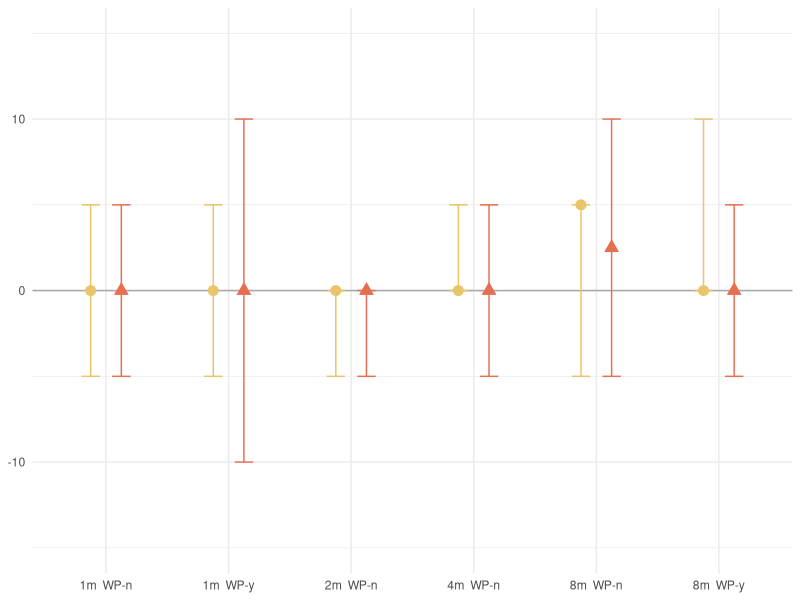
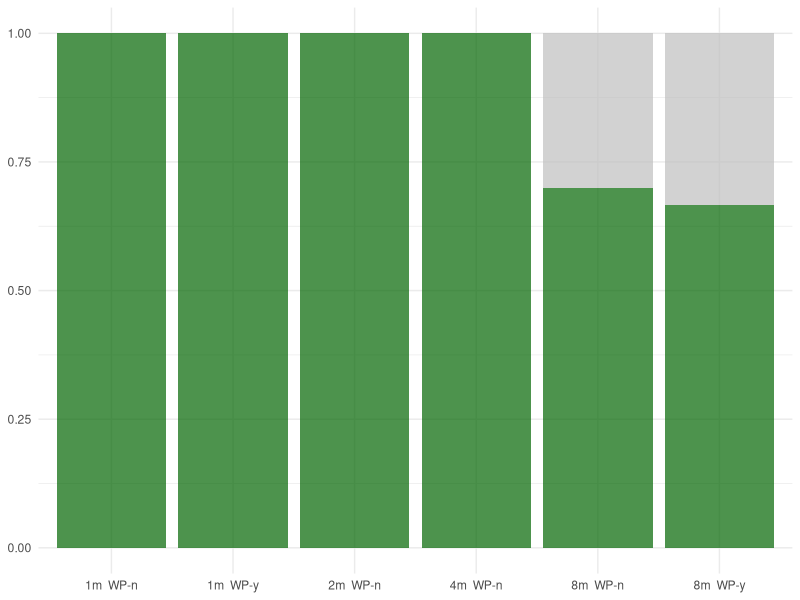
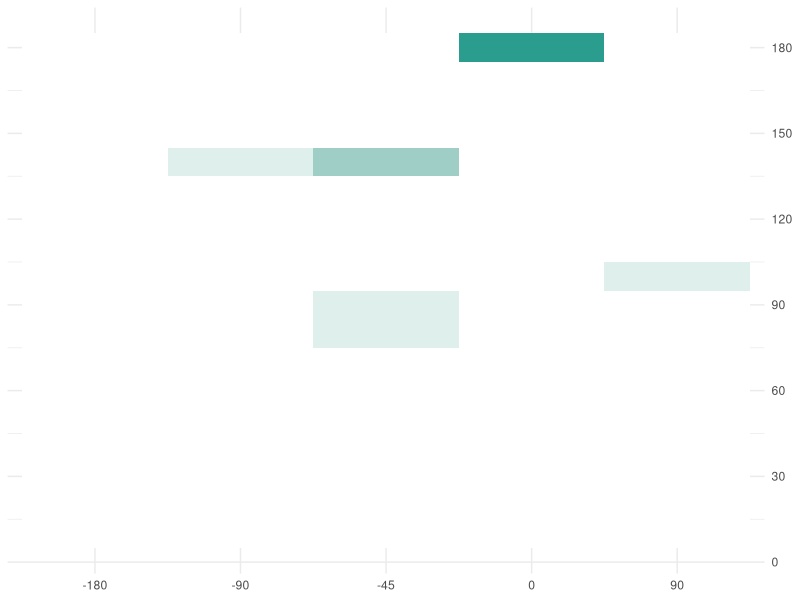
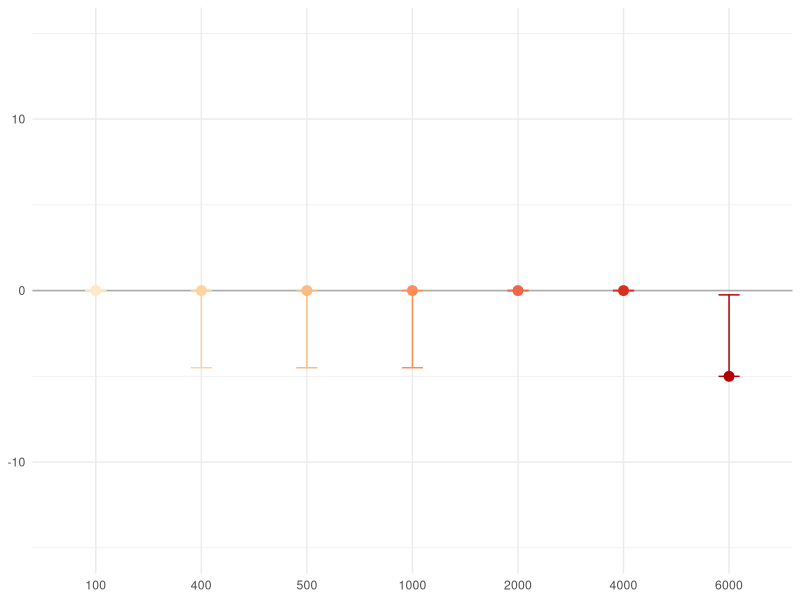
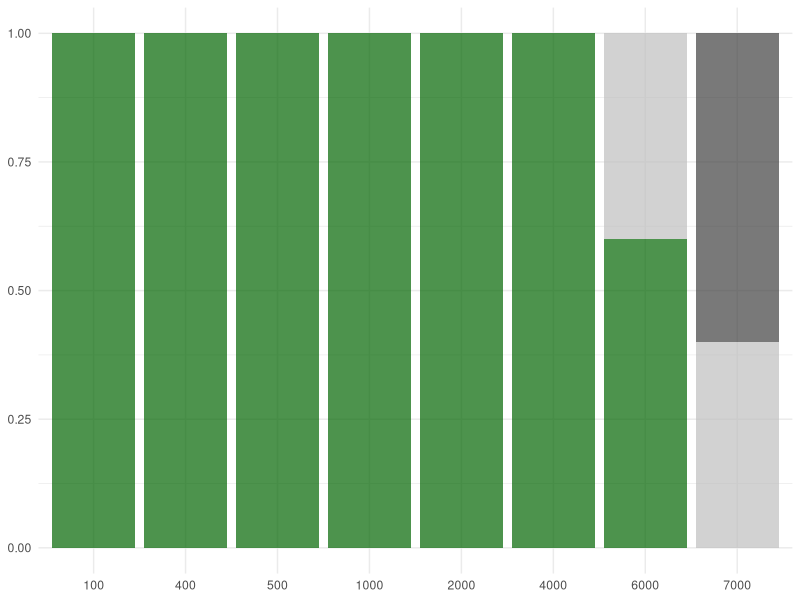
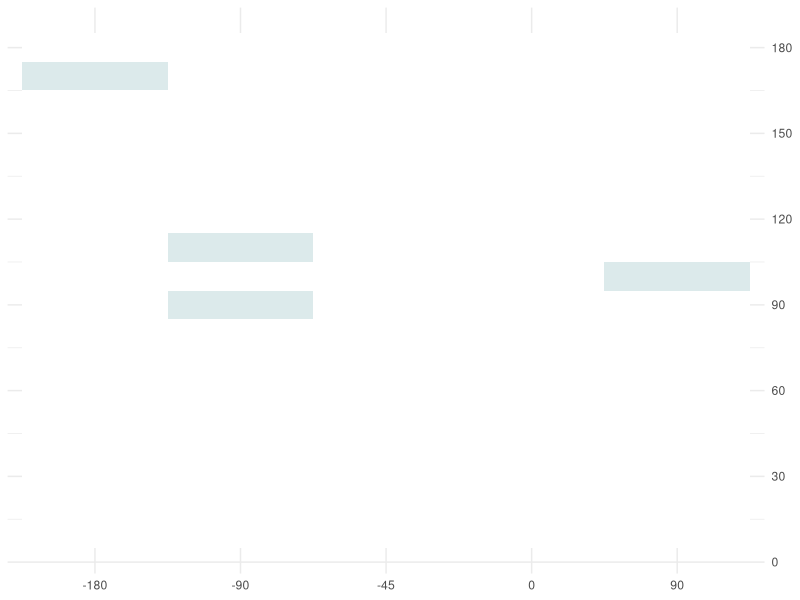
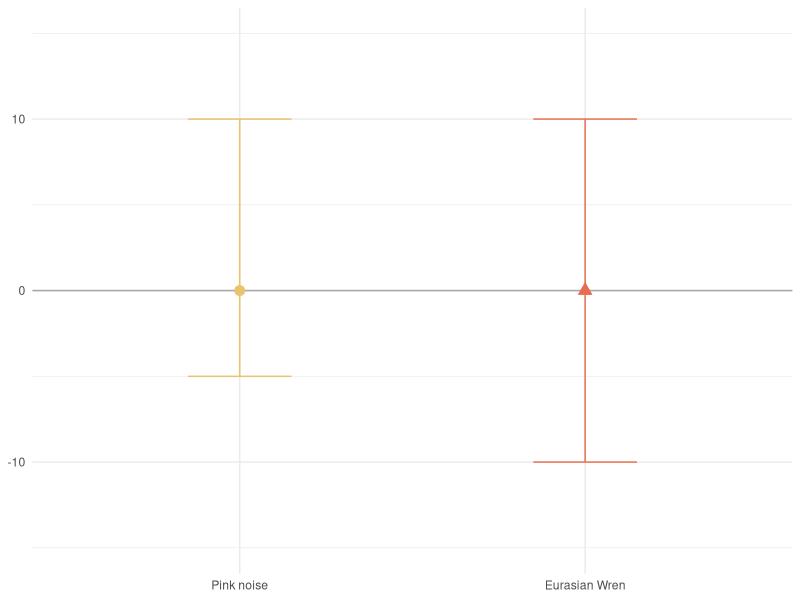
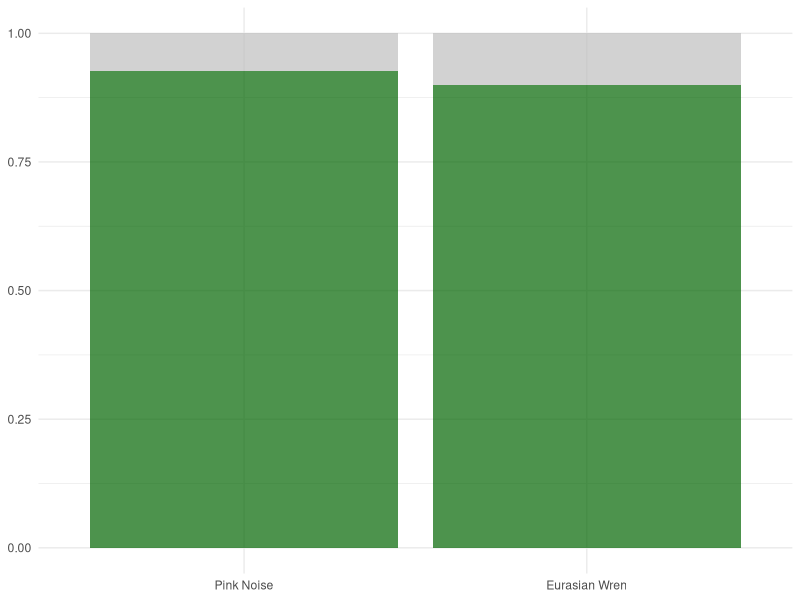

Recreate these plots in R, in order.
########################################################################### .
# Scripts for Analysing the Localisation Accuracy 
#
# Starting from scratch - go to the retired code if you want to generate the old figures
#
# Becky Heath
# rh862@cam.ac.uk
#
# May 2023

##### Load Packages and set working directory #####

library(ggplot2)
library(dplyr)
library(tidyr)
library(RColorBrewer)
library(gridExtra)

setwd(dirname(rstudioapi::getActiveDocumentContext()$path))


##### Set Functions #####
compute_min_max <- function(y) {
  return(c(ymin = min(y), ymax = max(y), y = median(y)))
}




###### Load in Data ########

# Load in true values: 
# Ignore this one for now, will need to experiment with detections, may need to relable
#data <- read.csv("Data/CompleteLabLocalisation/AllTests_LocalisationData_ALLDETECTIONSTESTS.csv")

# Just use this:
dataRaw <- read.csv("Data/CompleteLabLocalisation/AllTestsJustTrueValues-newCategorisation.csv")

# New Categorisations:
# s = sweep 
# y = detection 
# m = missed (s-m = missed sweep)
# a = aliased 
# d = double (indistinguishable top)
# e = extra (first test had an extra test)

# Map to example azimuths

map_values <- c(-180, -90, -45, 0, 90)
names(map_values) <- c(30, 120, 165, -150, -60)

dataO <- dataRaw
dataRaw$True.azimuth <- map_values[as.character(dataRaw$True.azimuth)]


### Distance Tests ####


# get rid of freq-deps and Lab data for now:
data <- dataRaw[dataRaw$Trial != "freq-dep",]
data <- data[data$Trial != "Lab", ]




# Create Coarse Labels
data <- data %>%
  mutate(Trial = case_when(
     Trial == "field" ~ "Field",
#    trial == "IndoorPre" ~ "Lab",
     Trial == "lab-pre" ~ "Lab",
    TRUE ~ Trial  # Keep the original value if no condition matches
  ))

# Collate label
data <- data %>%
  mutate(label = paste0(distance.m, "m ", " WP-", WP.))

data$error <- as.numeric(data$error) # NAs introduced by coersion (OK - they're NA anyway!)

dataStore <- data

# get rid of the situations where a signal was not localised: 
data <- data[!is.na(data$error), ]


# Precision Plots

# subset to just y and y-d
data <- data[data$localised. %in% c("y", "y-d"), ]

ED<- ggplot(data = data, aes(x = label, y = error)) +
  #annotate('rect', ymin = -18, ymax = 18, xmin= -Inf, xmax = Inf, fill = "lightgray", alpha = 0.3)+
  geom_hline(yintercept = 0, color = "darkgray") +
  #geom_jitter(aes(shape = Test.tone), position = position_jitterdodge(0.2)  ,fill = "gray", color = "gray", size = 2, alpha = 0.5) +
  stat_summary(aes(color = Test.tone, shape = Test.tone, fill = Test.tone), fun = "median", geom = "point", size = 3, position = position_dodge(width = 0.5)) +
  stat_summary(aes(color = Test.tone), fun.data = compute_min_max, geom = "errorbar", width = 0.3, position = position_dodge(width = 0.5)) +
  labs(x = "Group", y = "Angle Error") +
  scale_color_manual(values = c("#e9c46a", "#e76f51")) +
  scale_shape_manual(values = c(21, 24)) +
  scale_fill_manual(values = c("#e9c46a", "#e76f51")) +
  theme_minimal() +
  ylim(-15, 15) +
  theme(legend.position = "none") +
  theme(axis.title.x = element_blank(), axis.title.y = element_blank())

ED

ggsave(filename = "Figures/NewLocalisationTests/DistanceTests-NL-Summary.png", plot = last_plot(), width = 6, height = 4, dpi = 300)


## Recall Plots 

data <- dataStore


# Set Groupings 
data$localised.[data$localised. == "y-d"] <- "y"
data$localised.[data$localised. == "d"] <- "a"
data$localised.[data$localised. == "e"] <- "y"

# Get rid of the sweeps for now
data <- data[data$localised. != "s", ]
data <- data[data$localised. != "s-m", ]

# Define the possible localisation? descriptors
possible_labels <- c("y", "a", "m")


# Calculate the count and proportion of each label within each group
proportions <- data %>%
  group_by(label, localised.) %>%
  summarise(count = n()) %>%
  ungroup() %>%
  complete(label, localised. = possible_labels, fill = list(count = 0)) %>%
  group_by(label) %>%
  mutate(proportion = count / sum(count))

# Fill up missing variables: 
proportions <- proportions %>%
  group_by(label) %>%
  mutate(label = ifelse(is.na(label), max(label, na.rm = TRUE), label)) %>%
  ungroup()


setOrder <- c("y", "a", "m")
proportions$localised. <- factor(proportions$localised., levels = setOrder)



# Set the order as before
setOrder <- c("1m  WP-n","1m  WP-y","2m  WP-n","4m  WP-n","8m  WP-n","8m  WP-y")
proportions$label <- factor(proportions$label, levels = setOrder)


# Plot results! 
RD <- ggplot(data = proportions, aes(x=label, y= proportion, fill = localised.))+
  geom_col(alpha = 0.7, position = position_stack(reverse=TRUE))+
  scale_fill_manual(values = c("darkgreen","grey", "grey25"),
                    name = " ",
                    labels = c("Detected", "Non Primary", "Missed"))+
  labs(x= "", y = "Proportion") +
  theme_minimal()+
  theme(legend.position = "none") +
  theme(axis.title.x = element_blank(), axis.title.y = element_blank())
RD

ggsave(filename = "Figures/NewLocalisationTests/DistanceRecall-NL-Summary.png", plot = last_plot(), width = 6, height = 4, dpi = 300)


# Heatmaps

# Full Grid: 
all_groups <- c(-180, -90, -45, 0, 90)
all_bins <- 1:18

complete_grid <- expand.grid(True.Azimuth = all_groups, Aliaised.Bins = all_bins)


data <- data[data$localised. == "a", ]

# Put into Bins
data$Aliaized.Bins <- cut(data$Aliaized.Error, breaks = seq(0, 180, 10), include.lowest = TRUE, labels = FALSE)

# Create a table of counts for heatmap
heatmap_data <- as.data.frame(table(data$True.azimuth, data$Aliaized.Bins))

colnames(heatmap_data) <- c("True.Azimuth", "Aliaised.Bins", "Count")

# Join the dataframes
heatmap_data$True.Azimuth <- as.numeric(as.character(heatmap_data$True.Azimuth))
heatmap_data$Aliaised.Bins <- as.numeric(as.character(heatmap_data$Aliaised.Bins))

heatmap_data <- complete_grid %>%
  left_join(heatmap_data, by = c("True.Azimuth", "Aliaised.Bins")) %>%
  replace_na(list(Count = 0))

heatmap_data$True.Azimuth <- as.factor(heatmap_data$True.Azimuth)

heatmap_data$Aliaised.Bins <- heatmap_data$Aliaised.Bins *10

# Plot the heatmap
AD <- ggplot(heatmap_data, aes(x = True.Azimuth, y = Aliaised.Bins, fill = Count)) +
  geom_tile() +
  scale_fill_gradient(low = "white", high = "#2a9d8f", limits = c(0,6)) + 
  labs(y = "Aliaized Azimuth", x = "True Azimuth", fill = "Count") +
  theme_minimal() +
  theme(legend.position = "none") +
  scale_y_continuous(breaks = c(0, 30, 60, 90, 120, 150, 180), position = "right")+
  theme(axis.title.x = element_blank(), axis.title.y = element_blank())

AD




### Frequency-dependent trials: ####

data <- dataRaw[dataRaw$Trial == "freq-dep",]
data$Test.tone <- as.factor(data$Test.tone)
data <- data[!(data$Test.tone %in% c("wren", "pink")), ]


setOrder <- c("100", "400", "500", "1000","2000", "4000", "6000", "7000")
data$Test.tone <- factor(data$Test.tone, levels = setOrder)

dataStore <- data

data$error <- as.numeric(data$error)
data$Aliaized.Azimuth <- as.numeric(data$Aliaized.Azimuth)

# subset to just y and y-d
data <- data[data$localised. %in% c("y", "y-d"), ]

data$Test.tone <- droplevels(data$Test.tone)

# Set up colour map
colour <- brewer.pal(9, "OrRd")
colour_map <- setNames(colour[c(2,3,4,5,6,7,8,9)], levels(data$Test.tone))

EF <- ggplot(data = data, aes(x = Test.tone, y = error)) +
  #annotate('rect', ymin = -18, ymax = 18, xmin= -Inf, xmax = Inf, fill = "lightgray", alpha = 0.15)+
  geom_hline(yintercept = 0, color = "darkgray") +
  #geom_jitter(aes(shape = Test.tone), position = position_jitterdodge(0.2)  ,fill = "gray", color = "gray", size = 2, alpha = 0.5) +
  scale_color_manual(values=colour_map)+
  stat_summary(aes(color = Test.tone, fill = Test.tone), fun = "median", geom = "point", size = 3) +
  stat_summary(aes(color = Test.tone), fun.data = "median_hilow", geom = "errorbar", width = 0.2) +
  labs(x = "Group", y = "Angle Difference") +
  theme_minimal() +
  ylim(-15, 15) +
  theme(legend.position = "none") +
  #scale_x_discrete(labels=c("100" = "100Hz", "400" = "400 Hz", "500" = "500Hz", "1000" = "1000Hz", "2000" = "2000Hz", "4000"= "4000Hz", "6000" = "6000Hz"))+
  theme(axis.title.x = element_blank(), axis.title.y = element_blank())

EF


ggsave(filename = "Figures/NewLocalisationTests/FrequencyTests-NL-Summary.png", plot = last_plot(), width = 6, height = 4, dpi = 300)


# Recall Chart: 

data <- dataStore

data$localised.[data$localised. == "y-d"] <- "y"
data$localised.[data$localised. == "d"] <- "a"

# Get rid of the sweeps for now
data <- data[data$localised. != "s", ]
data <- data[data$localised. != "s-m", ]

# Define the possible localisation? descriptors
possible_labels <- c("y", "a", "m")


# Calculate the count and proportion of each label within each group
proportions <- data %>%
  group_by(Test.tone, localised.) %>%
  summarise(count = n()) %>%
  ungroup() %>%
  complete(Test.tone, localised. = possible_labels, fill = list(count = 0)) %>%
  group_by(Test.tone) %>%
  mutate(proportion = count / sum(count))

setOrder <- c("y", "a", "m")
proportions$localised. <- factor(proportions$localised., levels = setOrder)

# Plot results! 
RF <- ggplot(data = proportions, aes(x=Test.tone, y= proportion, fill = localised.))+
  geom_col(alpha = 0.7, position = position_stack(reverse=TRUE))+
  scale_fill_manual(values = c("darkgreen","grey", "grey25"),
                    name = " ",
                    labels = c("Detected","Non Primary", "Missed"))+
  labs(x = "Frequency (Hz) or Test Tone", y = "Proportion") +
  theme_minimal()+
  theme(axis.title.x = element_blank(), axis.title.y = element_blank())+
  theme(legend.position = "none", ) #+
  #scale_x_discrete(labels=c("100" = "100Hz", "400" = "400 Hz", "500" = "500Hz", "1000" = "1000Hz", "2000" = "2000Hz", "4000"= "4000Hz", "6000" = "6000Hz", "7000" = "7000Hz"))

RF


ggsave(filename = "Figures/NewLocalisationTests/FrequencyRecall-NL-Summary(noLegend).png", plot = last_plot(), width = 6, height = 4, dpi = 300)


# Heatmap: 

# Full Grid: 
all_groups <- c(-180, -90, -45, 0, 90)
all_bins <- 1:18

complete_grid <- expand.grid(True.Azimuth = all_groups, Aliaised.Bins = all_bins)


data <- data[data$localised. == "a", ]

# Put into Bins
data$Aliaized.Bins <- cut(data$Aliaized.Error, breaks = seq(0, 180, 10), include.lowest = TRUE, labels = FALSE)

# Create a table of counts for heatmap
heatmap_data <- as.data.frame(table(data$True.azimuth, data$Aliaized.Bins))

colnames(heatmap_data) <- c("True.Azimuth", "Aliaised.Bins", "Count")

# Join the dataframes
heatmap_data$True.Azimuth <- as.numeric(as.character(heatmap_data$True.Azimuth))
heatmap_data$Aliaised.Bins <- as.numeric(as.character(heatmap_data$Aliaised.Bins))

heatmap_data <- complete_grid %>%
  left_join(heatmap_data, by = c("True.Azimuth", "Aliaised.Bins")) %>%
  replace_na(list(Count = 0))

heatmap_data$True.Azimuth <- as.factor(heatmap_data$True.Azimuth)

heatmap_data$Aliaised.Bins <- heatmap_data$Aliaised.Bins *10

# Plot the heatmap
AF <- ggplot(heatmap_data, aes(x = True.Azimuth, y = Aliaised.Bins, fill = Count)) +
  geom_tile() +
  scale_fill_gradient(low = "white", high = "turquoise4", limits = c(0,6)) + 
  labs(y = "Aliaized Azimuth", x = "True Azimuth", fill = "Count") +
  theme_minimal() +
  theme(legend.position = "none") +
  scale_y_continuous(breaks = c(0, 30, 60, 90, 120, 150, 180), position = "right")+
  theme(axis.title.x = element_blank(), axis.title.y = element_blank())

AF


# Tone type


# Precision 

data <- dataRaw[dataRaw$Test.tone %in% c("wren", "pink"),]

data$error <- as.numeric(data$error)

ET <- ggplot(data = data, aes(x = Test.tone, y = error)) +
  #annotate('rect', ymin = -18, ymax = 18, xmin= -Inf, xmax = Inf, fill = "lightgray", alpha = 0.3)+
  geom_hline(yintercept = 0, color = "darkgray") +
  #geom_jitter(aes(shape = Test.tone), position = position_jitterdodge(0.2)  ,fill = "gray", color = "gray", size = 2, alpha = 0.5) +
  stat_summary(aes(color = Test.tone, shape = Test.tone, fill = Test.tone), fun = "median", geom = "point", size = 3, position = position_dodge(width = 0.5)) +
  stat_summary(aes(color = Test.tone), fun.data = compute_min_max, geom = "errorbar", width = 0.3, position = position_dodge(width = 0.5)) +
  labs(x = "Group", y = "Angle Error") +
  scale_color_manual(values = c("#e9c46a", "#e76f51")) +
  scale_shape_manual(values = c(21, 24)) +
  scale_fill_manual(values = c("#e9c46a", "#e76f51")) +
  theme_minimal() +
  ylim(-15, 15) +
  theme(legend.position = "none") +
  scale_x_discrete(labels=c("pink" = "Pink noise", "wren" = "Eurasian Wren"))+
  theme(axis.title.x = element_blank(), axis.title.y = element_blank())

ET 

# Test for difference? 
y <- data[data$Test.tone == "wren", ]$error
n <- data[data$Test.tone == "pink", ]$error

result <- wilcox.test(y, n)
print(result)

# Recall 

data$localised.[data$localised. == "y-d"] <- "y"
data$localised.[data$localised. == "d"] <- "a"
data$localised.[data$localised. == "e"] <- "y" # Keep the extra localisations from early tests

# Get rid of the sweeps for now
data <- data[data$localised. != "s", ]
data <- data[data$localised. != "s-m", ]

# Define the possible localisation? descriptors
possible_labels <- c("y", "a", "m")


# Calculate the count and proportion of each label within each group
proportions <- data %>%
  group_by(Test.tone, localised.) %>%
  summarise(count = n()) %>%
  ungroup() %>%
  complete(Test.tone, localised. = possible_labels, fill = list(count = 0)) %>%
  group_by(Test.tone) %>%
  mutate(proportion = count / sum(count))

setOrder <- c("y", "a", "m")
proportions$localised. <- factor(proportions$localised., levels = setOrder)

# Plot results! 
RT <- ggplot(data = proportions, aes(x=Test.tone, y= proportion, fill = localised.))+
  geom_col(alpha = 0.7, position = position_stack(reverse=TRUE))+
  scale_fill_manual(values = c("darkgreen","grey", "grey25"),
                    name = " ",
                    labels = c("Detected","Non Primary", "Missed"))+
  labs(x = "Frequency (Hz) or Test Tone", y = "Proportion") +
  theme_minimal()+
  theme(axis.title.x = element_blank(), axis.title.y = element_blank())+
  theme(legend.position = "none", ) +
  scale_x_discrete(labels=c("pink" = "Pink Noise", "wren" = "Eurasian Wren"))

RT

# Aliaising 

# Full Grid: 
all_groups <- c(-180, -90, -45, 0, 90)
all_bins <- 1:18

complete_grid <- expand.grid(True.Azimuth = all_groups, Aliaised.Bins = all_bins)

data <- dataRaw
data <- data[data$localised. == "a", ]

# Put into Bins
data$Aliaized.Bins <- cut(data$Aliaized.Error, breaks = seq(0, 180, 10), include.lowest = TRUE, labels = FALSE)

# Create a table of counts for heatmap
heatmap_data <- as.data.frame(table(data$True.azimuth, data$Aliaized.Bins))

colnames(heatmap_data) <- c("True.Azimuth", "Aliaised.Bins", "Count")

# Join the dataframes
heatmap_data$True.Azimuth <- as.numeric(as.character(heatmap_data$True.Azimuth))
heatmap_data$Aliaised.Bins <- as.numeric(as.character(heatmap_data$Aliaised.Bins))

heatmap_data <- complete_grid %>%
  left_join(heatmap_data, by = c("True.Azimuth", "Aliaised.Bins")) %>%
  replace_na(list(Count = 0))

heatmap_data$True.Azimuth <- as.factor(heatmap_data$True.Azimuth)

heatmap_data$Aliaised.Bins <- heatmap_data$Aliaised.Bins *10

# Plot the heatmap
A <- ggplot(heatmap_data, aes(x = True.Azimuth, y = Aliaised.Bins, fill = Count)) +
  geom_tile() +
  scale_fill_gradient(low = "white", high = "#2a9d8f") + 
  labs(y = "Aliaized Azimuth", x = "True Azimuth", fill = "Count", limits = c(0,6)) +
  theme_minimal() +
  theme(legend.position = "none") +
  scale_y_continuous(breaks = c(0, 30, 60, 90, 120, 150, 180), position = "right")+
  theme(axis.title.x = element_blank(), axis.title.y = element_blank())

A





# Weatherproofing 
data <- dataRaw

data$error <- as.numeric(data$error)
data$WP. <- as.factor(data$WP.)

levels(data$WP.)

EWP <- ggplot(data = data, aes(x = WP., y = error)) +
  #annotate('rect', ymin = -18, ymax = 18, xmin= -Inf, xmax = Inf, fill = "lightgray", alpha = 0.3)+
  geom_hline(yintercept = 0, color = "darkgray") +
  #geom_jitter(aes(shape = Test.tone), position = position_jitterdodge(0.2)  ,fill = "gray", color = "gray", size = 2, alpha = 0.5) +
  stat_summary(aes(color = WP., shape = WP., fill = WP.), fun = "median", geom = "point", size = 3, position = position_dodge(width = 0.5)) +
  stat_summary(aes(color = WP.), fun.data = compute_min_max, geom = "errorbar", width = 0.3, position = position_dodge(width = 0.5)) +
  labs(x = "Group", y = "Angle Error") +
  scale_color_manual(values = c("#2a9d8f", "#264653")) +
  scale_shape_manual(values = c(22, 23)) +
  scale_fill_manual(values = c("#2a9d8f", "#264653")) +
  theme_minimal() +
  ylim(-15, 15) +
  theme(legend.position = "none", ) +
  theme(axis.title.x = element_blank())+
  scale_x_discrete(labels=c("n" = "No WP", "y" = "WP"))+
  theme(axis.title.x = element_blank(), axis.title.y = element_blank())

EWP

# Test for difference? 
y <- data[data$WP. == "y", ]$error
n <- data[data$WP. == "n", ]$error

result <- wilcox.test(y, n)
print(result)


# Recall 

data$localised.[data$localised. == "y-d"] <- "y"
data$localised.[data$localised. == "d"] <- "a"
data$localised.[data$localised. == "e"] <- "y" # Keep the extra localisations from early tests

# Get rid of the sweeps for now
data <- data[data$localised. != "s", ]
data <- data[data$localised. != "s-m", ]

# Define the possible localisation? descriptors
possible_labels <- c("y", "a", "m")


# Calculate the count and proportion of each label within each group
proportions <- data %>%
  group_by(WP., localised.) %>%
  summarise(count = n()) %>%
  ungroup() %>%
  complete(WP., localised. = possible_labels, fill = list(count = 0)) %>%
  group_by(WP.) %>%
  mutate(proportion = count / sum(count))

setOrder <- c("y", "a", "m")
proportions$localised. <- factor(proportions$localised., levels = setOrder)


# Plot results! 
RWP <- ggplot(data = proportions, aes(x=WP., y= proportion, fill = localised.))+
  geom_col(alpha = 0.7, position = position_stack(reverse=TRUE))+
  scale_fill_manual(values = c("darkgreen","grey", "grey25"),
                    name = " ",
                    labels = c("Detected","Non Primary", "Missed"))+
  labs(x = "Frequency (Hz) or Test Tone", y = "Proportion") +
  theme_minimal()+
  theme(axis.title.x = element_blank(), axis.title.y = element_blank())+
  theme(legend.position = "none", ) +
  scale_x_discrete(labels=c("n" = "No WP", "y" = "WP"))

RWP


# COMBINE 

top_row <- arrangeGrob(ET, EWP, RT, RWP, A, ncol=5, widths=c(1,1,1,1,1.3))
middle_row <- arrangeGrob(ED, RD, AD, ncol=3, widths=c(2,2,1.3))
bottom_row <- arrangeGrob(EF, RF, AF, ncol=3, widths=c(2,2,1.3))


bigBoi <- grid.arrange(top_row, middle_row, bottom_row, nrow=3)

bigBoi

ggsave(filename = "Figures/NewLocalisationTests/ALL-TESTS.png", plot = bigBoi, width = 7.5, height = 8.3, dpi = 500)
